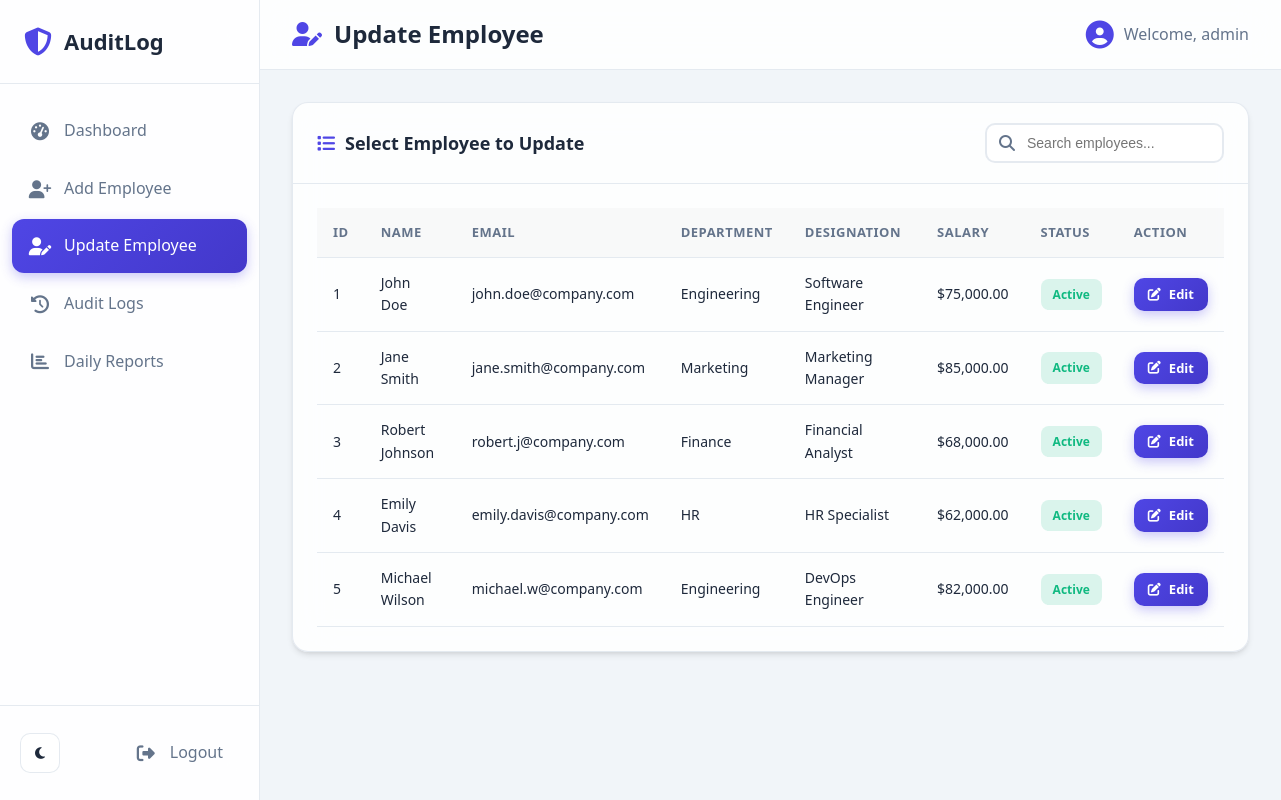
The page /update_employee.php (signed in) on the database its author committed.
### tables this page shows
CREATE TABLE IF NOT EXISTS employees (
    emp_id INT AUTO_INCREMENT PRIMARY KEY,
    first_name VARCHAR(50) NOT NULL,
    last_name VARCHAR(50) NOT NULL,
    email VARCHAR(100) NOT NULL UNIQUE,
    phone VARCHAR(20),
    department VARCHAR(50) NOT NULL,
    designation VARCHAR(50) NOT NULL,
    salary DECIMAL(10,2) NOT NULL,
    joining_date DATE NOT NULL,
    status ENUM('Active', 'Inactive') DEFAULT 'Active',
    created_at TIMESTAMP DEFAULT CURRENT_TIMESTAMP,
    updated_at TIMESTAMP DEFAULT CURRENT_TIMESTAMP ON UPDATE CURRENT_TIMESTAMP
);

### update_employee.php (the view, shortened to what this page needs)
<?php
require_once 'config.php';
$employees = $conn->query("SELECT * FROM employees ORDER BY created_at DESC");
?>
<!DOCTYPE html>
<html lang="en" data-theme="light">
<head>
    <link rel="stylesheet" href="assets/css/style.css">
    <link rel="stylesheet" href="https://cdnjs.cloudflare.com/ajax/libs/font-awesome/6.4.0/css/all.min.css">
</head>
<body>
    <div class="app-container">
        <aside class="sidebar">
            <div class="sidebar-header">
                <i class="fas fa-shield-alt"></i>
                <span>AuditLog</span>
            </div>
            <nav class="sidebar-nav">
                <a href="dashboard.php" class="nav-link">
                    <i class="fas fa-tachometer-alt"></i>
                    <span>Dashboard</span>
                </a>
                <a href="add_employee.php" class="nav-link">
                    <i class="fas fa-user-plus"></i>
                    <span>Add Employee</span>
                </a>
                <a href="update_employee.php" class="nav-link active">
                    <i class="fas fa-user-edit"></i>
                    <span>Update Employee</span>
                </a>
                <a href="logs.php" class="nav-link">
                    <i class="fas fa-history"></i>
                    <span>Audit Logs</span>
                </a>
                <a href="reports.php" class="nav-link">
                    <i class="fas fa-chart-bar"></i>
                    <span>Daily Reports</span>
                </a>
            </nav>
            <div class="sidebar-footer">
                <button class="theme-toggle" onclick="toggleTheme()" title="Toggle Dark Mode">
                    <i class="fas fa-moon"></i>
                </button>
                <a href="logout.php" class="nav-link logout">
                    <i class="fas fa-sign-out-alt"></i>
                    <span>Logout</span>
                </a>
            </div>
        </aside>
        <main class="main-content">
            <header class="main-header">
                <h1><i class="fas fa-user-edit"></i> Update Employee</h1>
                <div class="user-info">
                    <i class="fas fa-user-circle"></i>
                    <span>Welcome, <?php echo htmlspecialchars($_SESSION['username']); ?></span>
                </div>
            </header>
            <div class="content-wrapper">
                <div class="card">
                    <div class="card-header">
                        <h2><i class="fas fa-list"></i> Select Employee to Update</h2>
                        <div class="search-box">
                            <i class="fas fa-search"></i>
                            <input type="text" id="employeeSearch" placeholder="Search employees..." onkeyup="searchTable('employeeSearch', 'employeesTable')">
                        </div>
                    </div>
                    <div class="card-body">
                        <div class="table-responsive">
                            <table class="data-table" id="employeesTable">
                                <thead>
                                    <tr>
                                        <th>ID</th>
                                        <th>Name</th>
                                        <th>Email</th>
                                        <th>Department</th>
                                        <th>Designation</th>
                                        <th>Salary</th>
                                        <th>Status</th>
                                        <th>Action</th>
                                    </tr>
                                </thead>
                                <tbody>
                                    <?php while ($emp = $employees->fetch_assoc()): ?>
                                    <tr>
                                        <td><?php echo $emp['emp_id']; ?></td>
                                        <td><?php echo htmlspecialchars($emp['first_name'] . ' ' . $emp['last_name']); ?></td>
                                        <td><?php echo htmlspecialchars($emp['email']); ?></td>
                                        <td><?php echo htmlspecialchars($emp['department']); ?></td>
                                        <td><?php echo htmlspecialchars($emp['designation']); ?></td>
                                        <td>$<?php echo number_format($emp['salary'], 2); ?></td>
                                        <td>
                                            <span class="badge <?php echo $emp['status'] === 'Active' ? 'badge-success' : 'badge-danger'; ?>">
                                                <?php echo $emp['status']; ?>
                                            </span>
                                        </td>
                                        <td>
                                            <a href="?edit=<?php echo $emp['emp_id']; ?>" class="btn btn-sm btn-primary">
                                                <i class="fas fa-edit"></i> Edit
                                            </a>
                                        </td>
                                    </tr>
                                    <?php endwhile; ?>
                                </tbody>
                            </table>
                        </div>
                    </div>
                </div>
            </div>
        </main>
    </div>
</body>
</html>

### rows shown on the page
employees: emp_id "1", first_name+last_name "John Doe", email "john.doe@company.com", department "Engineering", designation "Software Engineer", salary "75,000.00", status "Active"
employees: emp_id "2", first_name+last_name "Jane Smith", email "jane.smith@company.com", department "Marketing", designation "Marketing Manager", salary "85,000.00", status "Active"
employees: emp_id "3", first_name+last_name "Robert Johnson", email "robert.j@company.com", department "Finance", designation "Financial Analyst", salary "68,000.00", status "Active"
employees: emp_id "4", first_name+last_name "Emily Davis", email "emily.davis@company.com", department "HR", designation "HR Specialist", salary "62,000.00", status "Active"
employees: emp_id "5", first_name+last_name "Michael Wilson", email "michael.w@company.com", department "Engineering", designation "DevOps Engineer", salary "82,000.00", status "Active"

### other values the page prints
$_SESSION['username'] "admin"
